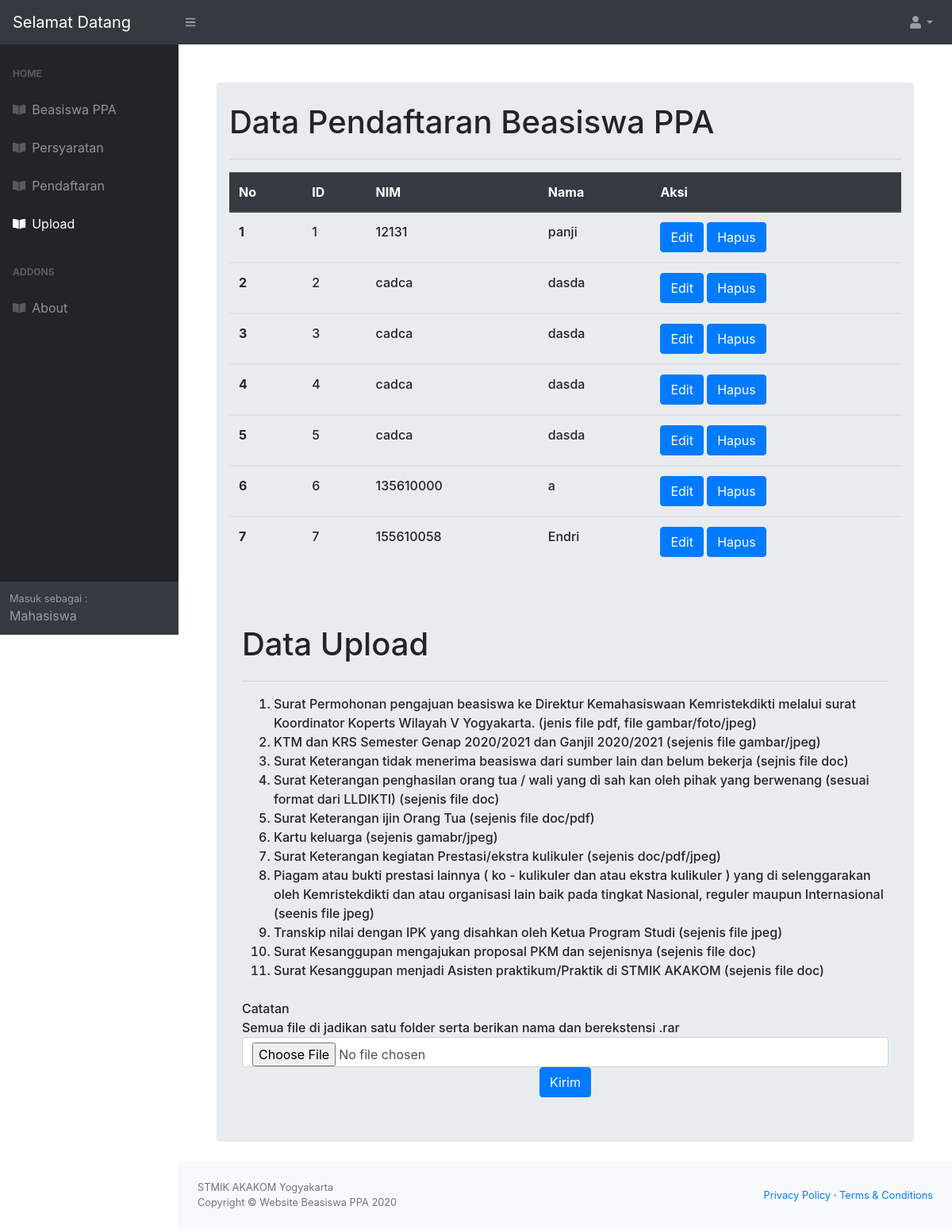
The page /index.php?module=uploadform (signed in) on the database its author committed.
### tables this page shows
CREATE TABLE `mahasiswa` (
  `id` int(11) NOT NULL,
  `nama_lenkap` varchar(200) NOT NULL,
  `tempat_lahir` varchar(200) NOT NULL,
  `tgl_lahir` date NOT NULL,
  `no_hp` char(13) NOT NULL,
  `jk` char(3) NOT NULL,
  `alamat_asal` varchar(200) NOT NULL,
  `nim` char(15) NOT NULL,
  `smester` char(2) NOT NULL,
  `fakultas` varchar(50) NOT NULL,
  `alamat_sekarang` varchar(200) NOT NULL,
  `aktif` tinyint(1) NOT NULL,
  `nama_ayah` varchar(200) NOT NULL,
  `umur_ayah` int(11) NOT NULL,
  `pekerjaan_ayah` varchar(200) NOT NULL,
  `status_ayah` varchar(10) NOT NULL,
  `alamat_ayah` varchar(200) NOT NULL,
  `nama_ibu` varchar(200) NOT NULL,
  `umur_ibu` int(11) NOT NULL,
  `pekerjaan_ibu` varchar(200) NOT NULL,
  `status_ibu` varchar(10) NOT NULL,
  `alamat_ibu` varchar(200) NOT NULL
);

### pages/uploadform.php (the view, shortened to what this page needs)
<br />
<div class="container-fluid">
  <br/>
        <ol class="breadcrumb mb-4">
          <h1 class="mt-2">Data Pendaftaran Beasiswa PPA</h1>
              <div class="h6">
                <hr>
              <?php
                  $sql = "SELECT * FROM mahasiswa";
                  $result = $link->prepare($sql);
                  $result->execute();
                  $data = $result->fetchAll(\PDO::FETCH_ASSOC);
                  $no=1;
              ?>
                  <table class="table">
                    <thead class="thead-dark">
                      <tr>
                        <th>No</th>
                        <th>ID</th>
                        <th>NIM</th>
                        <th>Nama</th>
                        <th>Aksi</th>
                      </tr>
                    </thead>
                            <?php
                              if($data) {
                                foreach($data as $row) {
                            ?>
                    <tbody>
                      <tr>
                        <th><?php echo $no++; ?></th>
                        <td><?php echo $row['id']; ?></td>
                        <td><?php echo $row['nim']; ?></td>
                        <td><?php echo $row['nama_lenkap']; ?></td>
                        <td>
                          <a href="#"><button type="button" class="btn btn-primary">Edit</button></a>
                          <a href="#"><button type="button" class="btn btn-primary">Hapus</button></a>
                        </td>
                      </tr>
                    </tbody>
                    <?php
                    }
                  }
                    else
                      {
                      echo "Tidak ada Data";
                      }
                  ?>
                  </table>
      </div>
        <ol class="breadcrumb mb-4">
          <h1 class="mt-2">Data Upload</h1>
              <div text-align: justify class="h6">
              <hr>
                  <ol>
                          <li>Surat Permohonan pengajuan beasiswa ke Direktur Kemahasiswaan Kemristekdikti melalui surat Koordinator
                            Koperts Wilayah V Yogyakarta. (jenis file pdf, file gambar/foto/jpeg)
                          </li>
                          <li>KTM dan KRS Semester Genap 2020/2021 dan Ganjil 2020/2021 (sejenis file gambar/jpeg)</li>
                          <li>Surat Keterangan tidak menerima beasiswa dari sumber lain dan belum bekerja (sejnis file doc)</li>
                          <li>Surat Keterangan penghasilan orang tua / wali yang di sah kan oleh pihak yang berwenang (sesuai
                            format dari LLDIKTI) (sejenis file doc)</li>
                          <li>Surat Keterangan ijin Orang Tua (sejenis file doc/pdf)</li>
                          <li>Kartu keluarga (sejenis gamabr/jpeg)</li>
                          <li>Surat Keterangan kegiatan Prestasi/ekstra kulikuler (sejenis doc/pdf/jpeg)</li>
                          <li>Piagam atau bukti prestasi lainnya ( ko - kulikuler dan atau ekstra kulikuler ) yang di
                            selenggarakan oleh Kemristekdikti dan atau organisasi lain baik pada tingkat Nasional, reguler maupun
                            Internasional (seenis file jpeg)</li>
                          <li>Transkip nilai dengan IPK yang disahkan oleh Ketua Program Studi (sejenis file jpeg)</li>
                          <li>Surat Kesanggupan mengajukan proposal PKM dan sejenisnya (sejenis file doc)</li>
                          <li>Surat Kesanggupan menjadi Asisten praktikum/Praktik di STMIK AKAKOM (sejenis file doc)</li>
                  </ol>
                  <br/>
                    <li>Catatan</li>
                    Semua file di jadikan satu folder serta berikan nama dan berekstensi .rar
                      <tr>
                        <td>
                        <form action="upload.php" method="post" enctype="multipart/form-data">
                            <input type="file" name="fileToUpload" id="fileToUpload" class="form-control" required>
                        </form>
                        </td>
                      </tr>
                    <center><button type="button" class="btn btn-primary">Kirim</button></center>

### rows shown on the page
mahasiswa: id "1", nim "12131", nama_lenkap "panji"
mahasiswa: id "2", nim "cadca", nama_lenkap "dasda"
mahasiswa: id "3", nim "cadca", nama_lenkap "dasda"
mahasiswa: id "4", nim "cadca", nama_lenkap "dasda"
mahasiswa: id "5", nim "cadca", nama_lenkap "dasda"
mahasiswa: id "6", nim "135610000", nama_lenkap "a"
mahasiswa: id "7", nim "155610058", nama_lenkap "Endri"

### other values the page prints
$_SESSION['role'] "Mahasiswa"
